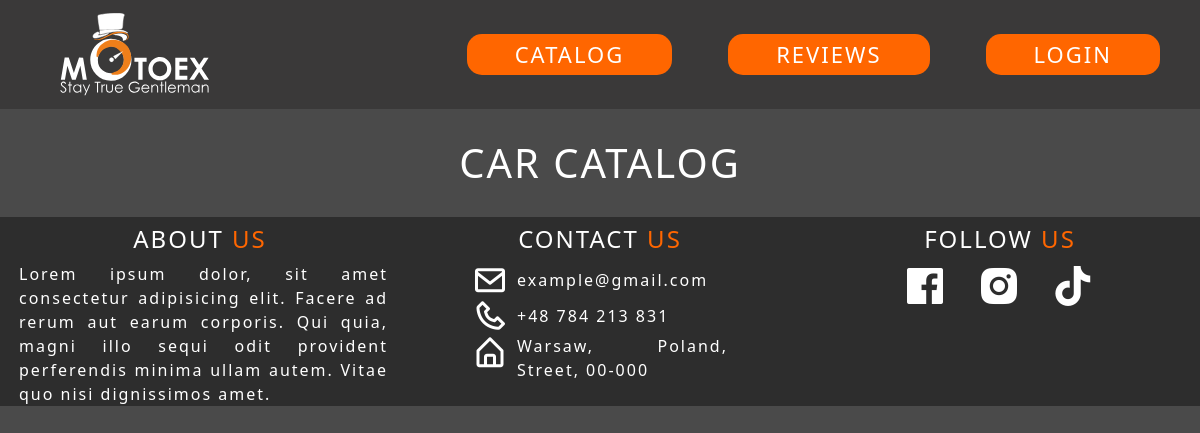
The app's page /catalog/commercial/, older data.
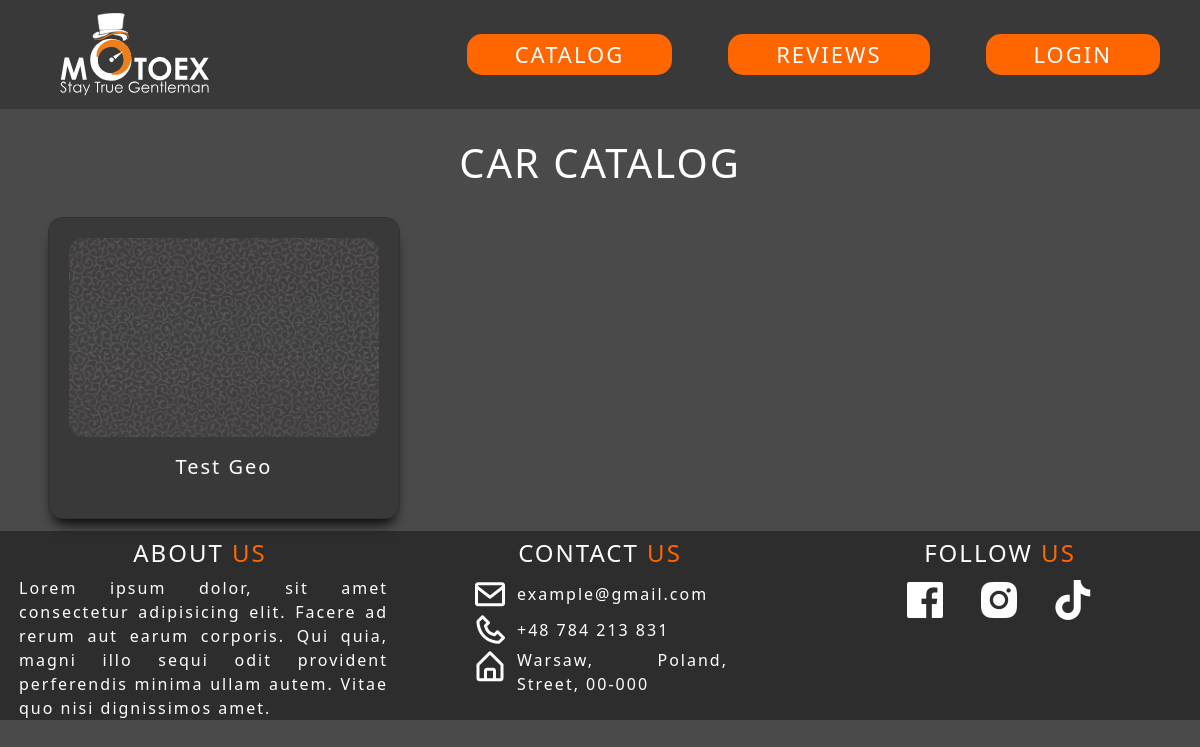
The same page, newer data.
### andrei/models.py (models this page shows)
class Vehicle(models.Model):
    name = models.CharField(max_length=100)
    description = models.TextField(null=False)
    lon = models.FloatField()
    lat = models.FloatField()
    vtype = models.CharField(max_length=20)
    engine = models.CharField(max_length=100)
    fuel_type = models.CharField(max_length=100)
    transmission = models.CharField(max_length=10)
    year_of_prod = models.IntegerField()
    mileage = models.CharField(max_length=15)
    hometown = models.CharField(max_length=30)                  # from ""
    currently_in = models.CharField(max_length=30)              # currently in ""
    users = models.ManyToManyField(User)                        # чтобы лайкнуть car

class MainImage(models.Model):
    vehicle = models.OneToOneField(Vehicle, on_delete=models.CASCADE)
    image = models.ImageField(upload_to='vehicle_images/')

### andrei/views.py (the view)
# urls.py: path('catalog/<str:category>/', catalog_page, name='catalog'),
def catalog_page(request, category: str):
    vehicles = Vehicle.objects.filter(vtype=category.lower())
    return render(request, 'catalog_page.html', {'vehicles': vehicles})

### templates/catalog_page.html (shortened to what the changed rows need)
{% load static %}
<html lang="en">
<head>
  <link href="https://cdn.jsdelivr.net/npm/bootstrap@5.0.2/dist/css/bootstrap.min.css" rel="stylesheet">
  <link href='https://unpkg.com/boxicons@2.1.4/css/boxicons.min.css' rel='stylesheet'>
  <link rel="stylesheet" type="text/css" href="https://cdn.jsdelivr.net/npm/slick-carousel@1.8.1/slick/slick.css">
</head>
<body>
    <div class="container-fluid catalog mt-4 px-5">
      <div class="row">
        {% for vehicle in vehicles %}
        <div class="col-lg-4 col-in-row">
          <div class="card">
            <a href="{% url 'about' vehicle.id %}" class="card-link">
              <img src="{{ vehicle.mainimage.image.url }}" alt="car-image" class="card-img">
              <p class="car-type">
                {{ vehicle.name }}
              </p>
            </a>
          </div>
        </div>
        {% endfor %}
      </div>
    </div>
</body>
</html>

Row changes from the older to the newer data that the page shows:
added Vehicle: mainimage.image (picture), name "Test Geo"
